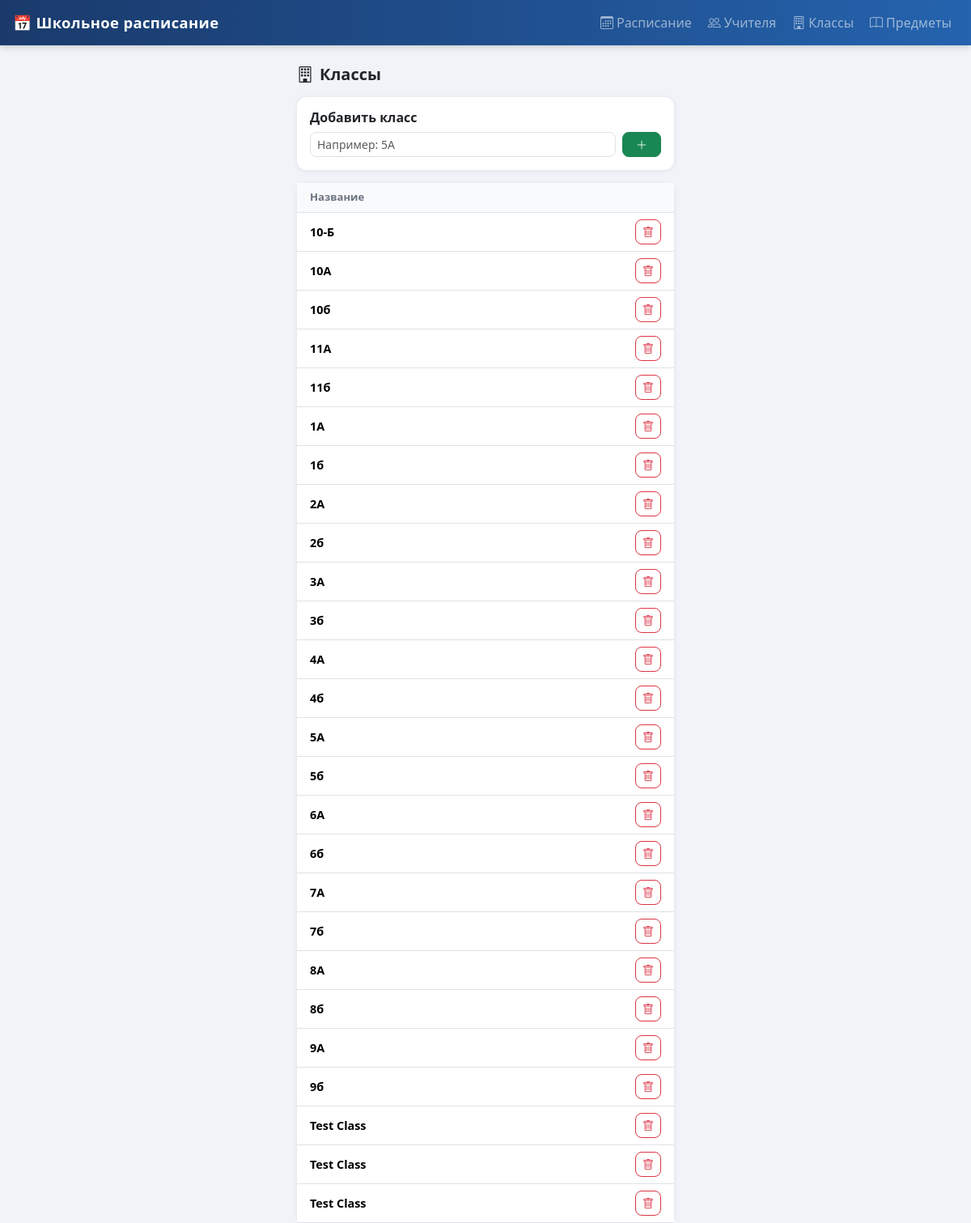
Page /classes on the earlier database version.
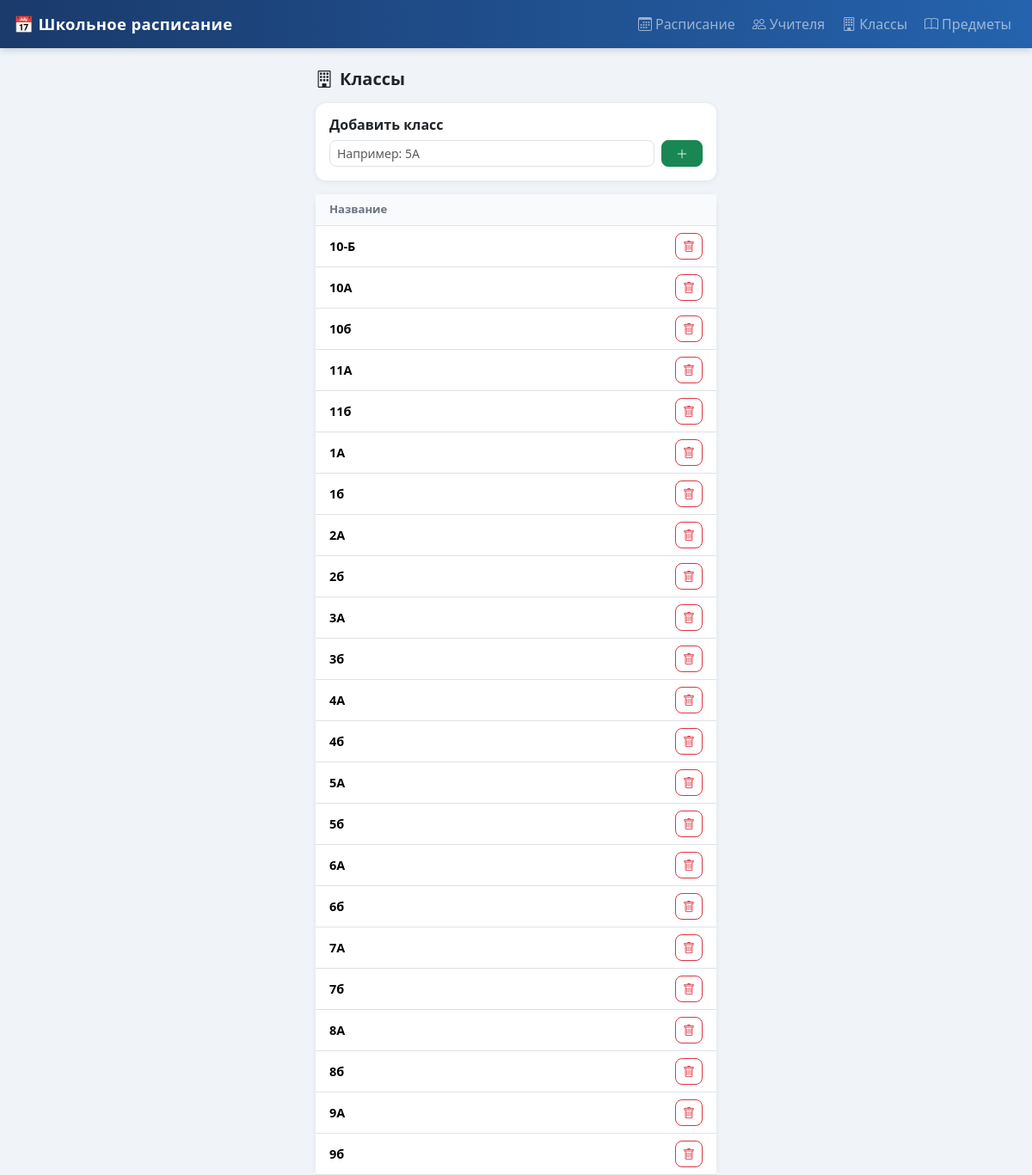
Same page on the later database version.
### tables this page shows
CREATE TABLE classes (
                id INTEGER PRIMARY KEY AUTOINCREMENT,
                name TEXT NOT NULL
            );

### web_app.py (the view)
@app.get("/classes", response_class=HTMLResponse)
async def classes_list(request: Request, error: str = None, success: str = None):
    return templates.TemplateResponse("classes.html", {
        "request": request, "classes": Class.get_all(),
        "error": error, "success": success,
    })

### templates/classes.html (shortened to what this page needs)
{% extends "base.html" %}
{% block content %}
<div class="row justify-content-center">
  <div class="col-lg-5 col-md-7">
    <div class="d-flex justify-content-between align-items-center mb-3">
      <h5 class="fw-bold mb-0"><i class="bi bi-building me-2"></i>Классы</h5>
    </div>
    <div class="card info-card mb-3">
      <div class="card-body">
        <h6 class="fw-semibold mb-2">Добавить класс</h6>
        <form method="post" action="/classes/add" class="d-flex gap-2">
          <input name="name" class="form-control form-control-sm"
                 placeholder="Например: 5А" required>
          <button type="submit" class="btn btn-success btn-sm px-3">
            <i class="bi bi-plus-lg"></i>
          </button>
        </form>
      </div>
    </div>
    <div class="card info-card">
      <div class="card-body p-0">
        <table class="table data-table mb-0">
          <thead>
            <tr>
              <th class="ps-3">Название</th>
              <th></th>
            </tr>
          </thead>
          <tbody>
            {% for cls in classes %}
            <tr>
              <td class="ps-3 fw-semibold">{{ cls.name }}</td>
              <td class="text-end pe-3">
                <form method="post" action="/classes/{{ cls.id }}/delete"
                      class="d-inline"
                      onsubmit="return confirm('Удалить класс {{ cls.name }}?')">
                  <button type="submit" class="btn btn-outline-danger btn-sm">
                    <i class="bi bi-trash"></i>
                  </button>
                </form>
              </td>
            </tr>
            {% else %}
            <tr>
              <td colspan="2" class="text-center text-muted py-4">Нет классов</td>
            </tr>
            {% endfor %}
          </tbody>
        </table>
      </div>
    </div>
  </div>
</div>
{% endblock %}

Differences in the rows shown:
removed classes: name "Test Class"
removed classes: name "Test Class"
removed classes: name "Test Class"
